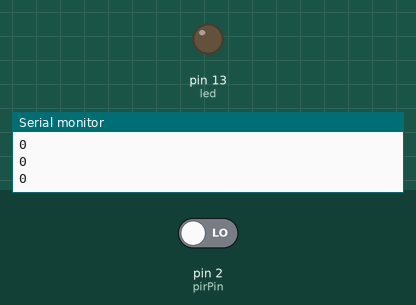
Simulated run of this sketch. Board: Arduino Uno, built with avr-gcc and run on an emulated ATmega328P. Parts: output pins drawn as LEDs (lit = HIGH), the last lines printed to the serial monitor. The inputs (shaded band) are chosen by the test bench; at power-on: pin 2 (pirPin) LOW.

Above: at 1.4 s.
1.5 s: pin 2 (pirPin) driven HIGH
At 2.0 s:
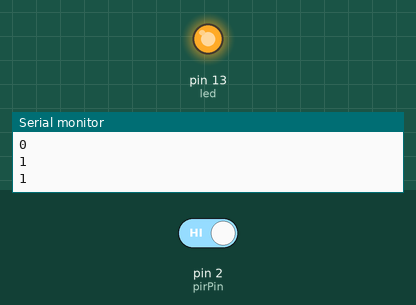
3.0 s: pin 2 (pirPin) driven LOW
At 4.4 s:
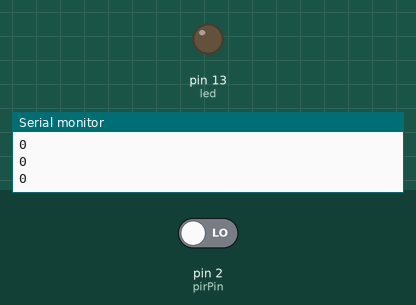
Timing chart, 0 to 6.0 s (numbered marks = the images above; inputs shaded):
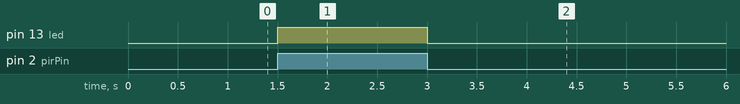

Measured:
- after the input at 1.5 s, pin 13 (led): LOW → HIGH at once
- after the input at 3.0 s, pin 13 (led): HIGH → LOW at once

The sketch:

PIR.ino
```cpp
int pirPin=2;
int motion;
int led=13;

void setup() {
Serial.begin(9600);
pinMode (led, OUTPUT);
pinMode(pirPin, INPUT);
}

void loop() {
motion=digitalRead(pirPin);
Serial.println(motion);

switch (motion) {

case 1: {
  digitalWrite(led, HIGH);
  break;
}

case 0: {
  digitalWrite(led, LOW);
  break;
}
}
delay(300);
}
```
